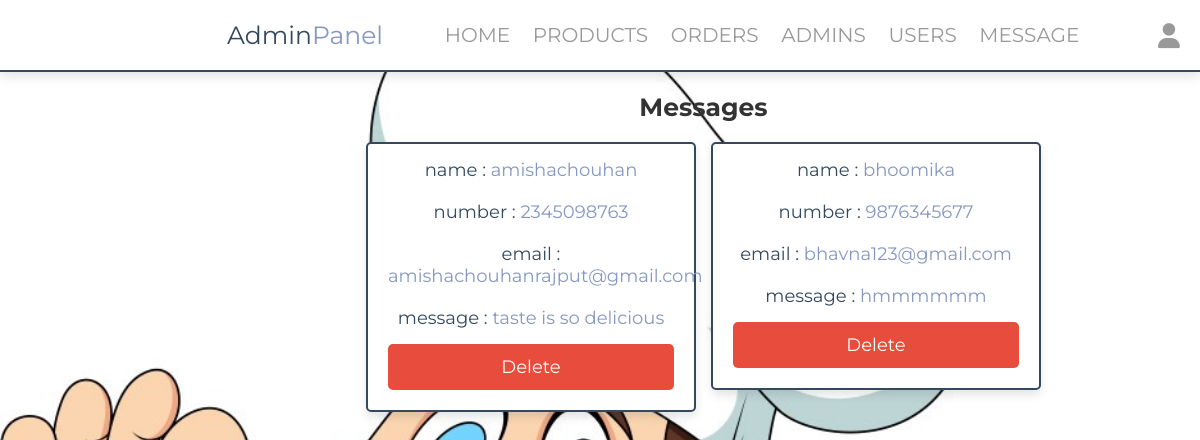
The page /admin/totalbooking.php (signed in) on the database its author committed.
### tables this page shows
CREATE TABLE `messages` (
  `id` int(100) NOT NULL,
  `user_id` int(100) NOT NULL,
  `name` varchar(100) NOT NULL,
  `email` varchar(100) NOT NULL,
  `number` varchar(12) NOT NULL,
  `message` varchar(500) NOT NULL
);

### admin/totalbooking.php (the view, shortened to what this page needs)
<?php
include '../components/connect.php';
?>
<!DOCTYPE html>
<html lang="en">
<head>
   <link rel="stylesheet" href="https://cdnjs.cloudflare.com/ajax/libs/font-awesome/6.1.1/css/all.min.css">
   <link rel="stylesheet" href="../css/admin_style.css">
</head>
<body>
<?php include '../components/admin_header.php' ?>
<section class="messages">
   <h1 class="heading">messages</h1>
   <div class="box-container">
   <?php
      $select_messages = mysqli_query($con, "SELECT * FROM `messages`");
      if(mysqli_num_rows($select_messages) > 0){
         while($fetch_messages = mysqli_fetch_assoc($select_messages)){
   ?>
   <div class="box">
      <p> name : <span><?= $fetch_messages['name']; ?></span> </p>
      <p> number : <span><?= $fetch_messages['number']; ?></span> </p>
      <p> email : <span><?= $fetch_messages['email']; ?></span> </p>
      <p> message : <span><?= $fetch_messages['message']; ?></span> </p>
      <a href="messages.php?delete=<?= $fetch_messages['id']; ?>" class="delete-btn" onclick="return confirm('delete this message?');">delete</a>
   </div>
   <?php
         }
      }else{
         echo '<p class="empty">you have no messages</p>';
      }
   ?>
   </div>
</section>
</body>
</html>

### css/admin_style.css (style rules this page uses)
:root { --main-color:#8697c1; --red:#e74c3c; --orange:#f39c12; --black:#34495e; --white:#fff; --light-bg:#f5f5f5; --light-color:#999; --border:.2rem solid var(--black); --box-shadow:0 .5rem 1rem rgba(0,0,0,.1); }
* { font-family: 'Montserrat', sans-serif; margin:0; padding:0; box-sizing: border-box; text-decoration: none; outline: none; border:none; }
html { font-size: 62.5%; overflow-x: hidden; }
body { background-image: url('../images/-about4.jpg'); background-size: cover; background-repeat: no-repeat; }
section { max-width: auto px; margin:0 auto; padding:2rem; padding-left: 227px !important; }
.btn, .delete-btn, .option-btn { display: block; margin-top: 1rem; border-radius: .5rem; cursor: pointer; width: 100%; font-size: 1.8rem; color:var(--white); padding:1.2rem 3rem; text-transform: capitalize; text-align: center; }
.delete-btn { background-color: var(--red); }
.heading { text-align: center; margin-bottom: 2rem; text-transform: capitalize; color:var(--black); font-size: 3rem; }
.heading { font-size: 2.5rem; color: #333; text-align: center; margin-bottom: 2rem; }
.box-container { display: grid; grid-template-columns: repeat(auto-fit, minmax(300px, 1fr)); gap: 20px; }
.box { background-color: #fff; border-radius: 10px; box-shadow: 0 0 10px rgba(0, 0, 0, 0.2); padding: 20px; text-align: center; }
.box p { font-size: 1.6rem; color: #333; margin-bottom: 1rem; }
.messages .box-container { display: grid; grid-template-columns: repeat(auto-fit, 33rem); gap:1.5rem; justify-content: center; align-items: flex-start; }
.messages .box-container .box { background-color: var(--white); border-radius: .5rem; box-shadow: var(--box-shadow); border:var(--border); padding:2rem; padding-top: 1rem; }
.messages .box-container .box p { padding: .5rem 0; font-size: 1.8rem; color:var(--black); }
.messages .box-container .box p span { color:var(--main-color); }

### rows shown on the page
messages: name "amishachouhan", number "2345098763", email "amishachouhanrajput@gmail.com", message "taste is so delicious"
messages: name "bhoomika", number "9876345677", email "bhavna123@gmail.com", message "hmmmmmm"
